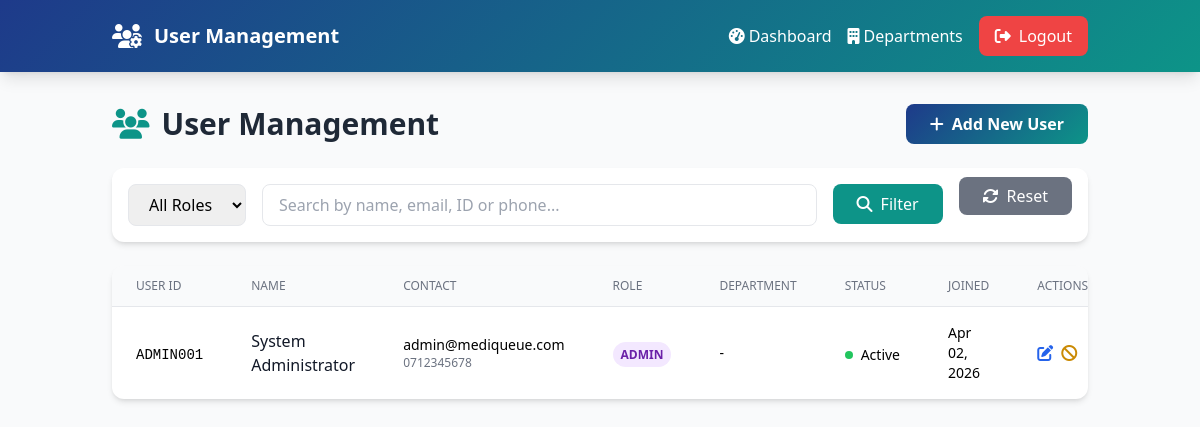
The page /admin/users.php (signed in) on the database its author committed.
### tables this page shows
CREATE TABLE `users` (
    `id` INT PRIMARY KEY AUTO_INCREMENT,
    `user_id` VARCHAR(50) UNIQUE NOT NULL,
    `full_name` VARCHAR(100) NOT NULL,
    `email` VARCHAR(100) UNIQUE NOT NULL,
    `phone` VARCHAR(20) NOT NULL,
    `password` VARCHAR(255) NOT NULL,
    `role` ENUM('admin', 'staff', 'patient') DEFAULT 'patient',
    `department_id` INT NULL,
    `profile_image` VARCHAR(255) NULL,
    `is_active` BOOLEAN DEFAULT TRUE,
    `email_verified` BOOLEAN DEFAULT FALSE,
    `phone_verified` BOOLEAN DEFAULT FALSE,
    `last_login` TIMESTAMP NULL,
    `created_at` TIMESTAMP DEFAULT CURRENT_TIMESTAMP,
    `updated_at` TIMESTAMP DEFAULT CURRENT_TIMESTAMP ON UPDATE CURRENT_TIMESTAMP,
     
    `date_of_birth` DATE NULL,
    `gender` ENUM('male', 'female', 'other') NULL,
    `blood_group` VARCHAR(5) NULL,
    `address` TEXT NULL,
    INDEX idx_role (`role`),
    INDEX idx_email (`email`),
    INDEX idx_department (`department_id`)
);

### admin/users.php (the view, shortened to what this page needs)
<?php
$db = Database::getInstance();
$conn = $db->getConnection();
$role_filter = $_GET['role'] ?? 'all';
$search = $_GET['search'] ?? '';
$page = $_GET['page'] ?? 1;
$limit = 15;
$offset = ($page - 1) * $limit;
$where_conditions = [];
$params = [];
$where_clause = empty($where_conditions) ? "" : "WHERE " . implode(" AND ", $where_conditions);
$params[] = $limit;
$params[] = $offset;
$stmt = $conn->prepare("
    SELECT u.*, d.name as department_name
    FROM users u
    LEFT JOIN departments d ON u.department_id = d.id
    $where_clause
    ORDER BY u.created_at DESC
    LIMIT ? OFFSET ?
");
$stmt->execute($params);
$users = $stmt->fetchAll(PDO::FETCH_ASSOC);
?>
<!DOCTYPE html>
<html lang="en">
<head>
    <script src="https://cdn.tailwindcss.com"></script>
    <link rel="stylesheet" href="https://cdnjs.cloudflare.com/ajax/libs/font-awesome/6.4.0/css/all.min.css">
</head>
<body class="bg-gray-50">
    <nav class="gradient-primary text-white shadow-lg sticky top-0 z-50">
        <div class="container mx-auto px-6 py-4">
            <div class="flex justify-between items-center">
                <div class="flex items-center space-x-3">
                    <i class="fas fa-users-cog text-2xl"></i>
                    <span class="text-xl font-bold">User Management</span>
                </div>
                <div class="flex items-center space-x-4">
                    <a href="index.php" class="hover:text-teal-200 transition">
                        <i class="fas fa-tachometer-alt mr-1"></i>Dashboard
                    </a>
                    <a href="departments.php" class="hover:text-teal-200 transition">
                        <i class="fas fa-building mr-1"></i>Departments
                    </a>
                    <a href="../api/auth/logout.php" class="bg-red-500 px-4 py-2 rounded-lg hover:bg-red-600 transition">
                        <i class="fas fa-sign-out-alt mr-2"></i>Logout
                    </a>
                </div>
            </div>
        </div>
    </nav>
    <div class="container mx-auto px-6 py-8">
        <div class="flex justify-between items-center mb-6">
            <h1 class="text-3xl font-bold text-gray-800">
                <i class="fas fa-users text-teal-600 mr-3"></i>User Management
            </h1>
            <button onclick="openUserModal()" class="gradient-primary text-white px-6 py-2 rounded-lg font-semibold hover:opacity-90">
                <i class="fas fa-plus mr-2"></i>Add New User
            </button>
        </div>
        <div class="bg-white rounded-xl shadow-md p-4 mb-6">
            <form method="GET" class="flex flex-wrap gap-4">
                <div>
                    <select name="role" class="px-4 py-2 border rounded-lg">
                        <option value="all" <?php echo $role_filter === 'all' ? 'selected' : ''; ?>>All Roles</option>
                    </select>
                </div>
                <div class="flex-1">
                    <input type="text" name="search" placeholder="Search by name, email, ID or phone..."
                           value="<?php echo htmlspecialchars($search); ?>"
                           class="w-full px-4 py-2 border rounded-lg">
                </div>
                <div>
                    <button type="submit" class="bg-teal-600 text-white px-6 py-2 rounded-lg hover:bg-teal-700">
                        <i class="fas fa-search mr-2"></i>Filter
                    </button>
                </div>
                <div>
                    <a href="users.php" class="bg-gray-500 text-white px-6 py-2 rounded-lg hover:bg-gray-600">
                        <i class="fas fa-sync-alt mr-2"></i>Reset
                    </a>
                </div>
            </form>
        </div>
        <div class="bg-white rounded-xl shadow-md overflow-hidden">
            <div class="overflow-x-auto">
                <table class="w-full">
                    <thead class="bg-gray-50 border-b">
                        <tr>
                            <th class="px-6 py-3 text-left text-xs font-medium text-gray-500 uppercase">User ID</th>
                            <th class="px-6 py-3 text-left text-xs font-medium text-gray-500 uppercase">Name</th>
                            <th class="px-6 py-3 text-left text-xs font-medium text-gray-500 uppercase">Contact</th>
                            <th class="px-6 py-3 text-left text-xs font-medium text-gray-500 uppercase">Role</th>
                            <th class="px-6 py-3 text-left text-xs font-medium text-gray-500 uppercase">Department</th>
                            <th class="px-6 py-3 text-left text-xs font-medium text-gray-500 uppercase">Status</th>
                            <th class="px-6 py-3 text-left text-xs font-medium text-gray-500 uppercase">Joined</th>
                            <th class="px-6 py-3 text-left text-xs font-medium text-gray-500 uppercase">Actions</th>
                        </tr>
                    </thead>
                    <tbody class="divide-y divide-gray-200">
                        <?php if (count($users) > 0): ?>
                            <?php foreach ($users as $user): ?>
                                <tr class="hover:bg-gray-50">
                                    <td class="px-6 py-4">
                                        <span class="font-mono text-sm"><?php echo $user['user_id']; ?></span>
                                    </td>
                                    <td class="px-6 py-4">
                                        <div class="font-medium text-gray-900"><?php echo htmlspecialchars($user['full_name']); ?></div>
                                    </td>
                                    <td class="px-6 py-4">
                                        <div class="text-sm"><?php echo $user['email']; ?></div>
                                        <div class="text-xs text-gray-500"><?php echo $user['phone']; ?></div>
                                     </td>
                                    <td class="px-6 py-4">
                                        <?php
                                        $roleColors = [
                                            'admin' => 'bg-purple-100 text-purple-800',
                                            'staff' => 'bg-blue-100 text-blue-800',
                                            'patient' => 'bg-green-100 text-green-800'
                                        ];
                                        $color = $roleColors[$user['role']] ?? 'bg-gray-100';
                                        ?>
                                        <span class="px-2 py-1 rounded-full text-xs font-semibold <?php echo $color; ?>">
                                            <?php echo strtoupper($user['role']); ?>
                                        </span>
                                     </td>
                                    <td class="px-6 py-4 text-sm">
                                        <?php echo $user['department_name'] ?? '-'; ?>
                                     </td>
                                    <td class="px-6 py-4">
                                        <span class="inline-flex items-center">
                                            <span class="w-2 h-2 rounded-full <?php echo $user['is_active'] ? 'bg-green-500' : 'bg-red-500'; ?> mr-2"></span>
                                            <span class="text-sm"><?php echo $user['is_active'] ? 'Active' : 'Inactive'; ?></span>
                                        </span>
                                     </td>
                                    <td class="px-6 py-4 text-sm">
                                        <?php echo date('M d, Y', strtotime($user['created_at'])); ?>
                                     </td>
                                    <td class="px-6 py-4">
                                        <div class="flex space-x-2">
                                            <button onclick="editUser(<?php echo $user['id']; ?>)"
                                                    class="text-blue-600 hover:text-blue-800">
                                                <i class="fas fa-edit"></i>
                                            </button>
                                            <button onclick="toggleUserStatus(<?php echo $user['id']; ?>, <?php echo $user['is_active']; ?>)"
                                                    class="text-yellow-600 hover:text-yellow-800">
                                                <i class="fas <?php echo $user['is_active'] ? 'fa-ban' : 'fa-check-circle'; ?>"></i>
                                            </button>
                                        </div>
                                     </td>
                                </tr>
                            <?php endforeach; ?>
                        <?php endif; ?>
                    </tbody>
                 </table>
            </div>
        </div>
    </div>
</body>
</html>

### admin/users.php (style rules this page uses)
.gradient-primary { background: linear-gradient(135deg, #1E3A8A 0%, #0D9488 100%); }

### rows shown on the page
users: user "ADMIN001", full_name "System Administrator", email "admin@mediqueue.com", phone "0712345678", role "ADMIN", department_name "-", is_active 1 (drawn), created_at "Apr 02, 2026"
